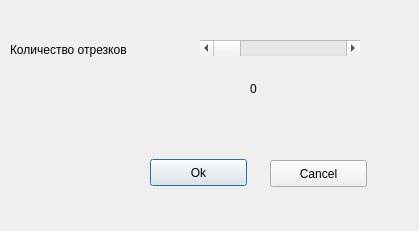
<?xml version="1.0" encoding="UTF-8"?>
<ui version="4.0">
 <class>Generator</class>
 <widget class="QDialog" name="Generator">
  <property name="geometry">
   <rect>
    <x>0</x>
    <y>0</y>
    <width>419</width>
    <height>231</height>
   </rect>
  </property>
  <property name="windowTitle">
   <string>Dialog</string>
  </property>
  <widget class="QScrollBar" name="numberScroll">
   <property name="geometry">
    <rect>
     <x>200</x>
     <y>40</y>
     <width>160</width>
     <height>16</height>
    </rect>
   </property>
   <property name="orientation">
    <enum>Qt::Horizontal</enum>
   </property>
  </widget>
  <widget class="QLabel" name="label">
   <property name="geometry">
    <rect>
     <x>10</x>
     <y>40</y>
     <width>161</width>
     <height>20</height>
    </rect>
   </property>
   <property name="text">
    <string>Количество отрезков</string>
   </property>
  </widget>
  <widget class="QLabel" name="numberLabel">
   <property name="geometry">
    <rect>
     <x>250</x>
     <y>80</y>
     <width>67</width>
     <height>17</height>
    </rect>
   </property>
   <property name="text">
    <string>0</string>
   </property>
  </widget>
  <widget class="QPushButton" name="ok">
   <property name="geometry">
    <rect>
     <x>150</x>
     <y>159</y>
     <width>97</width>
     <height>27</height>
    </rect>
   </property>
   <property name="text">
    <string>Ok</string>
   </property>
  </widget>
  <widget class="QPushButton" name="cancel">
   <property name="geometry">
    <rect>
     <x>270</x>
     <y>160</y>
     <width>97</width>
     <height>27</height>
    </rect>
   </property>
   <property name="text">
    <string>Cancel</string>
   </property>
  </widget>
 </widget>
 <resources/>
 <connections/>
</ui>
